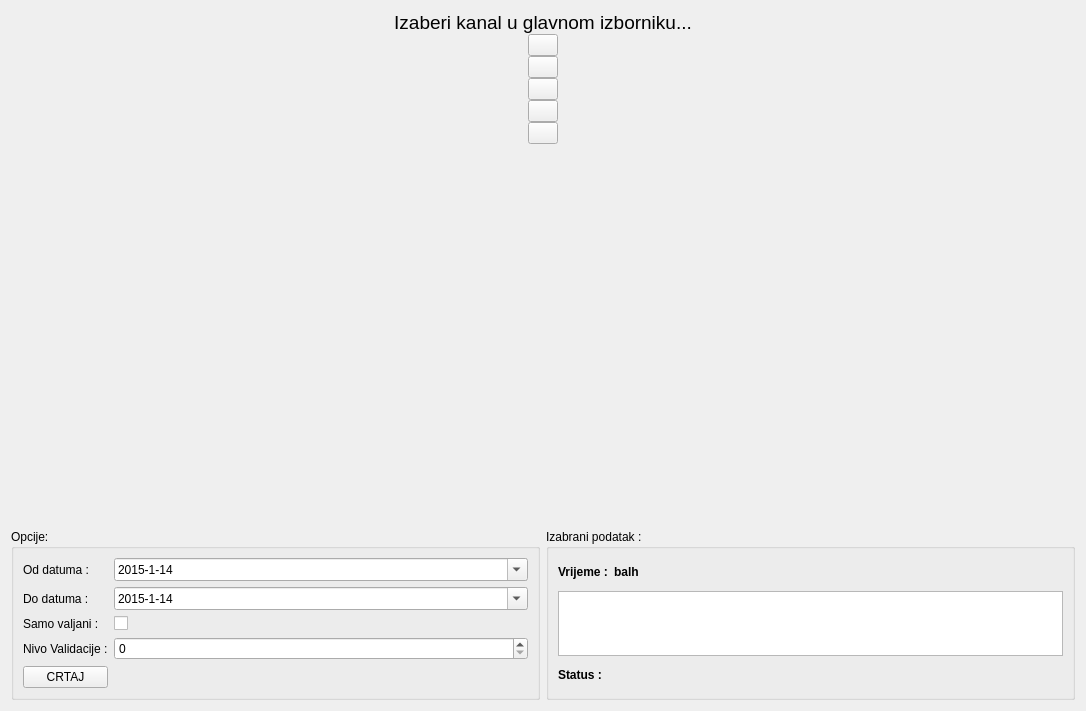
<?xml version="1.0" encoding="UTF-8"?>
<ui version="4.0">
 <class>Form</class>
 <widget class="QWidget" name="Form">
  <property name="geometry">
   <rect>
    <x>0</x>
    <y>0</y>
    <width>1086</width>
    <height>711</height>
   </rect>
  </property>
  <property name="windowTitle">
   <string>Form</string>
  </property>
  <layout class="QVBoxLayout" name="verticalLayout_2">
   <item>
    <layout class="QVBoxLayout" name="verticalLayout">
     <property name="spacing">
      <number>0</number>
     </property>
     <item>
      <widget class="QLabel" name="glavniLabel">
       <property name="sizePolicy">
        <sizepolicy hsizetype="Preferred" vsizetype="Minimum">
         <horstretch>0</horstretch>
         <verstretch>0</verstretch>
        </sizepolicy>
       </property>
       <property name="font">
        <font>
         <pointsize>14</pointsize>
        </font>
       </property>
       <property name="text">
        <string>Izaberi kanal u glavnom izborniku...</string>
       </property>
       <property name="alignment">
        <set>Qt::AlignCenter</set>
       </property>
       <property name="wordWrap">
        <bool>true</bool>
       </property>
      </widget>
     </item>
     <item>
      <layout class="QHBoxLayout" name="horizontalLayout_2">
       <property name="spacing">
        <number>0</number>
       </property>
       <item>
        <layout class="QVBoxLayout" name="verticalLayout_3">
         <item>
          <widget class="QPushButton" name="zoomInRestSatni">
           <property name="maximumSize">
            <size>
             <width>30</width>
             <height>30</height>
            </size>
           </property>
           <property name="text">
            <string/>
           </property>
          </widget>
         </item>
         <item>
          <widget class="QPushButton" name="zoomOutRestSatni">
           <property name="sizePolicy">
            <sizepolicy hsizetype="Minimum" vsizetype="Fixed">
             <horstretch>0</horstretch>
             <verstretch>0</verstretch>
            </sizepolicy>
           </property>
           <property name="maximumSize">
            <size>
             <width>30</width>
             <height>30</height>
            </size>
           </property>
           <property name="text">
            <string/>
           </property>
          </widget>
         </item>
         <item>
          <widget class="QPushButton" name="zoomOutRestSatniFull">
           <property name="maximumSize">
            <size>
             <width>30</width>
             <height>30</height>
            </size>
           </property>
           <property name="text">
            <string/>
           </property>
          </widget>
         </item>
         <item>
          <widget class="QPushButton" name="toggleGridRestSatni">
           <property name="maximumSize">
            <size>
             <width>30</width>
             <height>30</height>
            </size>
           </property>
           <property name="text">
            <string/>
           </property>
           <property name="checkable">
            <bool>true</bool>
           </property>
          </widget>
         </item>
         <item>
          <widget class="QPushButton" name="toggleLegendRestSatni">
           <property name="maximumSize">
            <size>
             <width>30</width>
             <height>30</height>
            </size>
           </property>
           <property name="text">
            <string/>
           </property>
           <property name="checkable">
            <bool>true</bool>
           </property>
          </widget>
         </item>
         <item>
          <spacer name="verticalSpacer">
           <property name="orientation">
            <enum>Qt::Vertical</enum>
           </property>
           <property name="sizeHint" stdset="0">
            <size>
             <width>20</width>
             <height>40</height>
            </size>
           </property>
          </spacer>
         </item>
        </layout>
       </item>
       <item>
        <layout class="QVBoxLayout" name="grafLayout"/>
       </item>
      </layout>
     </item>
    </layout>
   </item>
   <item>
    <layout class="QHBoxLayout" name="horizontalLayout">
     <item>
      <widget class="QGroupBox" name="groupBox_3">
       <property name="sizePolicy">
        <sizepolicy hsizetype="MinimumExpanding" vsizetype="Preferred">
         <horstretch>0</horstretch>
         <verstretch>0</verstretch>
        </sizepolicy>
       </property>
       <property name="title">
        <string>Opcije:</string>
       </property>
       <layout class="QGridLayout" name="gridLayout_2">
        <item row="2" column="1">
         <widget class="QCheckBox" name="checkSamoValjani">
          <property name="sizePolicy">
           <sizepolicy hsizetype="MinimumExpanding" vsizetype="Fixed">
            <horstretch>0</horstretch>
            <verstretch>0</verstretch>
           </sizepolicy>
          </property>
          <property name="text">
           <string/>
          </property>
         </widget>
        </item>
        <item row="3" column="0">
         <widget class="QLabel" name="label_4">
          <property name="sizePolicy">
           <sizepolicy hsizetype="Minimum" vsizetype="Preferred">
            <horstretch>0</horstretch>
            <verstretch>0</verstretch>
           </sizepolicy>
          </property>
          <property name="text">
           <string>Nivo Validacije :</string>
          </property>
         </widget>
        </item>
        <item row="2" column="0">
         <widget class="QLabel" name="label_3">
          <property name="sizePolicy">
           <sizepolicy hsizetype="Minimum" vsizetype="Preferred">
            <horstretch>0</horstretch>
            <verstretch>0</verstretch>
           </sizepolicy>
          </property>
          <property name="text">
           <string>Samo valjani :</string>
          </property>
         </widget>
        </item>
        <item row="0" column="1">
         <widget class="QDateEdit" name="dateEditOd">
          <property name="sizePolicy">
           <sizepolicy hsizetype="MinimumExpanding" vsizetype="Fixed">
            <horstretch>0</horstretch>
            <verstretch>0</verstretch>
           </sizepolicy>
          </property>
          <property name="date">
           <date>
            <year>2015</year>
            <month>1</month>
            <day>14</day>
           </date>
          </property>
          <property name="displayFormat">
           <string>yyyy-M-d</string>
          </property>
          <property name="calendarPopup">
           <bool>true</bool>
          </property>
         </widget>
        </item>
        <item row="3" column="1">
         <widget class="QSpinBox" name="spinNivoValidacije">
          <property name="sizePolicy">
           <sizepolicy hsizetype="MinimumExpanding" vsizetype="Fixed">
            <horstretch>0</horstretch>
            <verstretch>0</verstretch>
           </sizepolicy>
          </property>
         </widget>
        </item>
        <item row="0" column="0">
         <widget class="QLabel" name="label">
          <property name="text">
           <string>Od datuma :</string>
          </property>
         </widget>
        </item>
        <item row="1" column="0">
         <widget class="QLabel" name="label_6">
          <property name="text">
           <string>Do datuma :</string>
          </property>
         </widget>
        </item>
        <item row="4" column="0">
         <widget class="QPushButton" name="buttonCrtaj">
          <property name="text">
           <string>CRTAJ</string>
          </property>
         </widget>
        </item>
        <item row="1" column="1">
         <widget class="QDateEdit" name="dateEditDo">
          <property name="sizePolicy">
           <sizepolicy hsizetype="MinimumExpanding" vsizetype="Fixed">
            <horstretch>0</horstretch>
            <verstretch>0</verstretch>
           </sizepolicy>
          </property>
          <property name="date">
           <date>
            <year>2015</year>
            <month>1</month>
            <day>14</day>
           </date>
          </property>
          <property name="displayFormat">
           <string>yyyy-M-d</string>
          </property>
          <property name="calendarPopup">
           <bool>true</bool>
          </property>
         </widget>
        </item>
       </layout>
      </widget>
     </item>
     <item>
      <widget class="QGroupBox" name="groupBox">
       <property name="sizePolicy">
        <sizepolicy hsizetype="MinimumExpanding" vsizetype="Preferred">
         <horstretch>0</horstretch>
         <verstretch>0</verstretch>
        </sizepolicy>
       </property>
       <property name="title">
        <string>Izabrani podatak :</string>
       </property>
       <layout class="QVBoxLayout" name="verticalLayoutSatnoAgregiraniStatus">
        <item>
         <layout class="QHBoxLayout" name="horizontalLayout_3">
          <property name="topMargin">
           <number>0</number>
          </property>
          <item>
           <widget class="QLabel" name="label_9">
            <property name="sizePolicy">
             <sizepolicy hsizetype="Minimum" vsizetype="Preferred">
              <horstretch>0</horstretch>
              <verstretch>0</verstretch>
             </sizepolicy>
            </property>
            <property name="font">
             <font>
              <weight>75</weight>
              <bold>true</bold>
             </font>
            </property>
            <property name="text">
             <string>Vrijeme :</string>
            </property>
           </widget>
          </item>
          <item>
           <widget class="QLabel" name="labelVrijeme">
            <property name="sizePolicy">
             <sizepolicy hsizetype="MinimumExpanding" vsizetype="Preferred">
              <horstretch>0</horstretch>
              <verstretch>0</verstretch>
             </sizepolicy>
            </property>
            <property name="font">
             <font>
              <weight>75</weight>
              <bold>true</bold>
             </font>
            </property>
            <property name="text">
             <string>balh</string>
            </property>
           </widget>
          </item>
          <item>
           <spacer name="horizontalSpacer">
            <property name="orientation">
             <enum>Qt::Horizontal</enum>
            </property>
            <property name="sizeHint" stdset="0">
             <size>
              <width>40</width>
              <height>20</height>
             </size>
            </property>
           </spacer>
          </item>
         </layout>
        </item>
        <item>
         <widget class="QTableView" name="restAgregiraniView">
          <property name="sizePolicy">
           <sizepolicy hsizetype="Expanding" vsizetype="Fixed">
            <horstretch>0</horstretch>
            <verstretch>0</verstretch>
           </sizepolicy>
          </property>
          <property name="maximumSize">
           <size>
            <width>16777215</width>
            <height>65</height>
           </size>
          </property>
         </widget>
        </item>
        <item>
         <widget class="QLabel" name="label_11">
          <property name="sizePolicy">
           <sizepolicy hsizetype="Minimum" vsizetype="Preferred">
            <horstretch>0</horstretch>
            <verstretch>0</verstretch>
           </sizepolicy>
          </property>
          <property name="font">
           <font>
            <weight>75</weight>
            <bold>true</bold>
           </font>
          </property>
          <property name="text">
           <string>Status :</string>
          </property>
         </widget>
        </item>
       </layout>
      </widget>
     </item>
    </layout>
   </item>
  </layout>
 </widget>
 <resources/>
 <connections/>
</ui>
